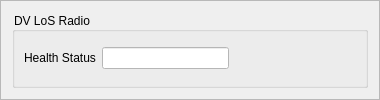
              <widget class="QFrame" name="frame_27">
               <property name="minimumSize">
                <size>
                 <width>380</width>
                 <height>0</height>
                </size>
               </property>
               <property name="frameShape">
                <enum>QFrame::StyledPanel</enum>
               </property>
               <property name="frameShadow">
                <enum>QFrame::Raised</enum>
               </property>
               <layout class="QGridLayout" name="gridLayout_56">
                <item row="0" column="0">
                 <widget class="QGroupBox" name="CSC_gb_27">
                  <property name="minimumSize">
                   <size>
                    <width>350</width>
                    <height>0</height>
                   </size>
                  </property>
                  <property name="font">
                   <font>
                    <italic>false</italic>
                    <underline>false</underline>
                   </font>
                  </property>
                  <property name="autoFillBackground">
                   <bool>false</bool>
                  </property>
                  <property name="styleSheet">
                   <string notr="true">color: rgb(0, 0, 0);</string>
                  </property>
                  <property name="title">
                   <string>DV LoS Radio</string>
                  </property>
                  <property name="flat">
                   <bool>false</bool>
                  </property>
                  <property name="checkable">
                   <bool>false</bool>
                  </property>
                  <layout class="QGridLayout" name="gridLayout_57">
                   <item row="0" column="0">
                    <layout class="QHBoxLayout" name="horizontalLayout_71">
                     <item>
                      <widget class="QLabel" name="label_109">
                       <property name="text">
                        <string>Health Status</string>
                       </property>
                      </widget>
                     </item>
                     <item>
                      <widget class="QLineEdit" name="DVLR_H_LE">
                       <property name="styleSheet">
                        <string notr="true">background-color: rgb(255, 255, 255);</string>
                       </property>
                      </widget>
                     </item>
                     <item>
                      <spacer name="horizontalSpacer_36">
                       <property name="orientation">
                        <enum>Qt::Horizontal</enum>
                       </property>
                       <property name="sizeHint" stdset="0">
                        <size>
                         <width>108</width>
                         <height>20</height>
                        </size>
                       </property>
                      </spacer>
                     </item>
                    </layout>
                   </item>
                  </layout>
                 </widget>
                </item>
               </layout>
              </widget>
